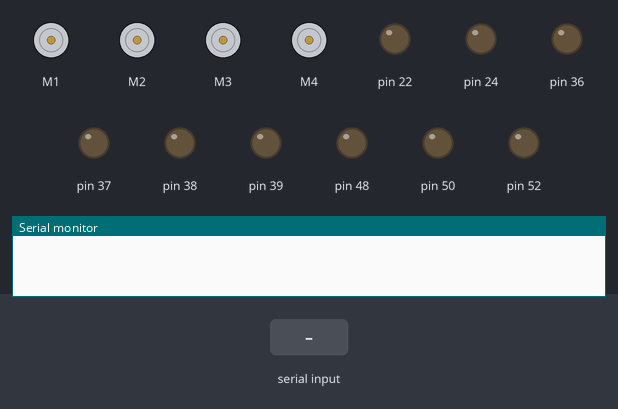
This sketch was run on a simulated Arduino Mega 2560, built with avr-gcc and run on an emulated ATmega2560. Shown: 4 × DC motor (green arrow = forward, orange = backward, longer = faster), output pins drawn as LEDs (lit = HIGH), the last lines printed to the serial monitor. Inputs (shaded band) come from the test bench.

Above: at 1.2 s.
1.3 s: "A" received over Serial
At 2.1 s:
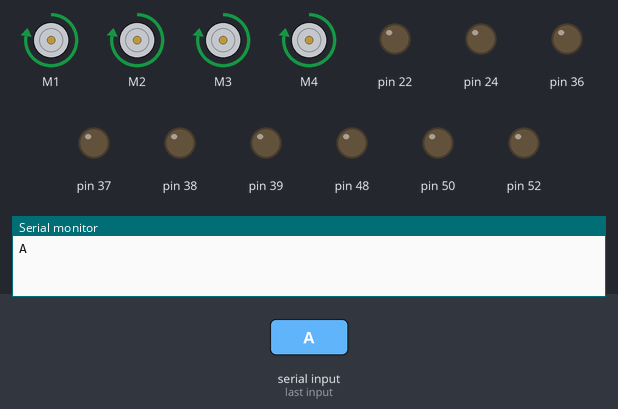
2.8 s: "I" received over Serial
At 3.2 s:
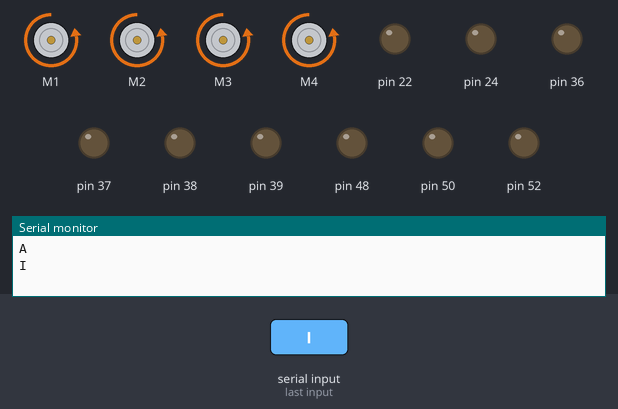
4.3 s: "D" received over Serial
At 5.5 s:
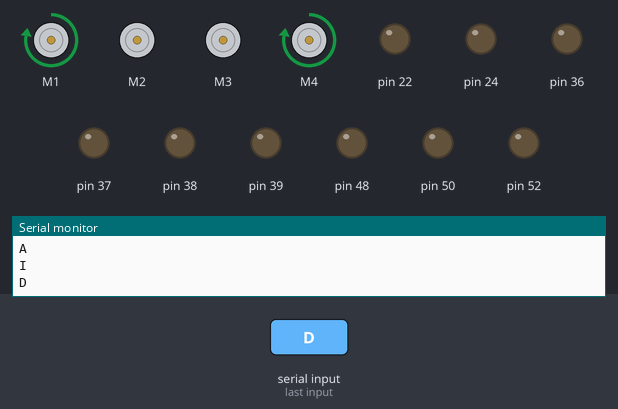
5.8 s: "S" received over Serial
At 6.7 s:
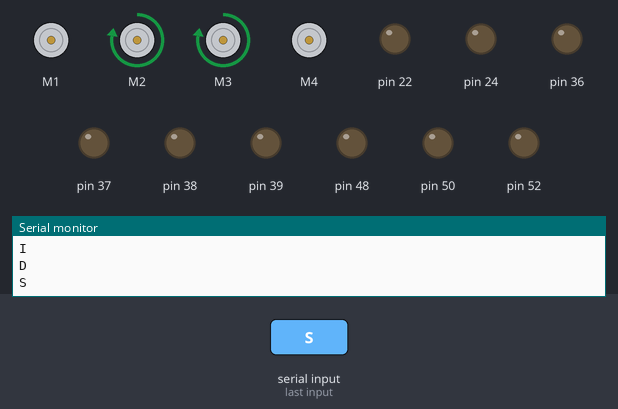
7.3 s: "L" received over Serial
At 7.8 s:
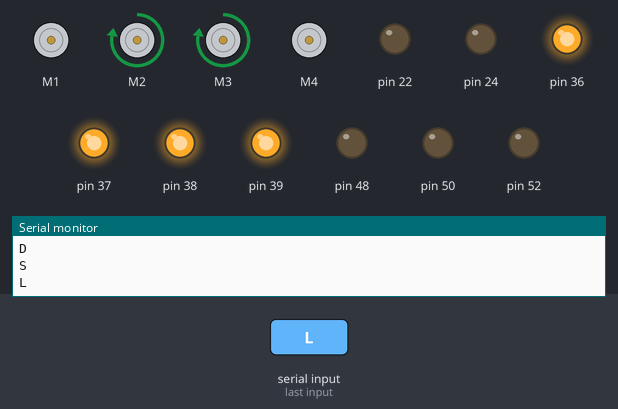
8.8 s: "STOP" received over Serial
At 9.3 s:
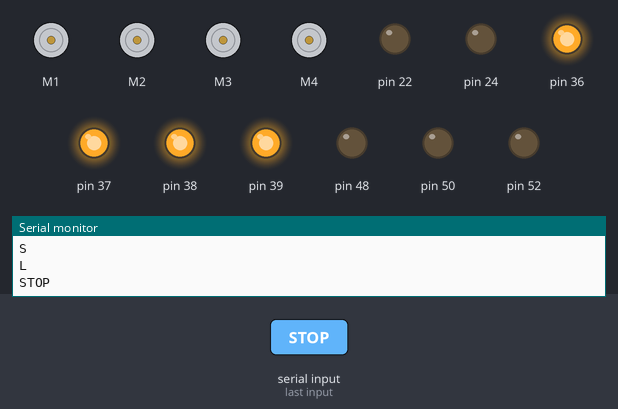
Timing chart, 0 to 11.3 s (numbered marks = the images above; inputs shaded):
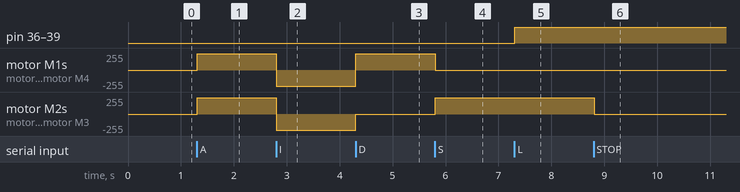

The sketch:

ArduRover_1.2.ino
```cpp
#include <AFMotor.h>

#define LED1 = 36;
#define LED2 = 39;
#define LED3 = 38;
#define LED4 = 37;

#define LAMP1 = 52;
#define LAMP2 = 50;
#define LAMP3 = 24;
#define LAMP4 = 22;

int BUZZER = 48;

String readString;

AF_DCMotor motor1(1, MOTOR12_1KHZ);
AF_DCMotor motor2(2, MOTOR12_1KHZ);
AF_DCMotor motor3(3, MOTOR34_64KHZ);
AF_DCMotor motor4(4, MOTOR34_64KHZ);

int val = 0;
int stato = 0;

void setup() {
  Serial.begin(9600);
  motor1.setSpeed(500);
  motor2.setSpeed(500);
  motor3.setSpeed(500);
  motor4.setSpeed(500);
  pinMode(36, OUTPUT);
  pinMode(39, OUTPUT);
  pinMode(38, OUTPUT);
  pinMode(37, OUTPUT);
  pinMode(22, OUTPUT);
  pinMode(24, OUTPUT);
  pinMode(52, OUTPUT);
  pinMode(50, OUTPUT);
  pinMode(48, OUTPUT);
}

void loop() {
  while (Serial.available()) {
    delay(3);
    char c = Serial.read();
    readString += c;
  }

  if (readString.length() > 0) {
    Serial.println(readString);

    if (readString == "A") {
      motor1.run(FORWARD);
      motor2.run(FORWARD);
      motor3.run(FORWARD);
      motor4.run(FORWARD);
    }

    if (readString == "I") {
      motor1.run(BACKWARD);
      motor2.run(BACKWARD);
      motor3.run(BACKWARD);
      motor4.run(BACKWARD);
    }

    if (readString == "D") {
      motor1.run(FORWARD);
      motor2.run(RELEASE);
      motor3.run(RELEASE);
      motor4.run(FORWARD);
    }

    if (readString == "S") {
      motor1.run(RELEASE);
      motor2.run(FORWARD);
      motor3.run(FORWARD);
      motor4.run(RELEASE);
    }

    if (readString == "STOP") {
      motor1.run(RELEASE);
      motor2.run(RELEASE);
      motor3.run(RELEASE);
      motor4.run(RELEASE);
    }

    val = readString == "L";

    if (val == HIGH) {
      stato = 1 - stato;
    }

    if (stato == 1) {
      digitalWrite(36, HIGH);
      digitalWrite(38, HIGH);
      digitalWrite(39, HIGH);
      digitalWrite(37, HIGH);
    }

    else {
      digitalWrite(36, LOW);
      digitalWrite(38, LOW);
      digitalWrite(39, LOW);
      digitalWrite(37, LOW);
    }

    if (readString == "B") {
      digitalWrite (22 , LOW);
      digitalWrite (52 , HIGH);
      digitalWrite (24 , HIGH);
      digitalWrite (50 , LOW);
      tone(48, 392);
      delay(300);
      digitalWrite (22 , HIGH);
      digitalWrite (24 , LOW);
      digitalWrite (52 , LOW);
      digitalWrite (50 , HIGH);
      tone(48, 660);
    }

    else if (readString == "Z") {
      digitalWrite (52 , LOW);
      digitalWrite (50 , LOW);
      digitalWrite (24 , LOW);
      digitalWrite (22 , LOW);
      noTone(48);
    }
  }
  readString = "";
}
```

Measured:
- after the input at 1.3 s, motor M1–4: stopped → forward 244/255 at once
- after the input at 2.8 s, motor M1–4: forward 244/255 → backward 244/255 at once
- after the input at 4.3 s, motor M1, motor M4: backward 244/255 → forward 244/255 at once; motor M2, motor M3: backward 244/255 → stopped at once
- after the input at 5.8 s, motor M1, motor M4: forward 244/255 → stopped at once; motor M2, motor M3: stopped → forward 244/255 at once
- after the input at 7.3 s, pin 36–39: LOW → HIGH at once
- after the input at 8.8 s, motor M2, motor M3: forward 244/255 → stopped at once
